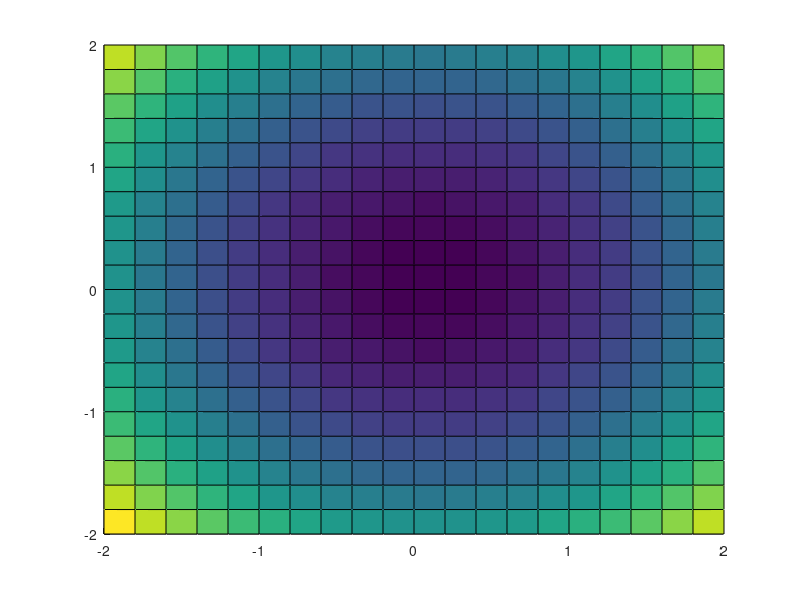

This chart was generated by the following MATLAB code:
[X1,X2] = meshgrid(-2:.2:2); 
Y = (X1).^2 + (X2).^2;
%G = -2*X1 + 2*X2 - 1;
figure(1)
%grid on
hold on
surf(X1,X2,Y)
%surf(X1,X2,G)
